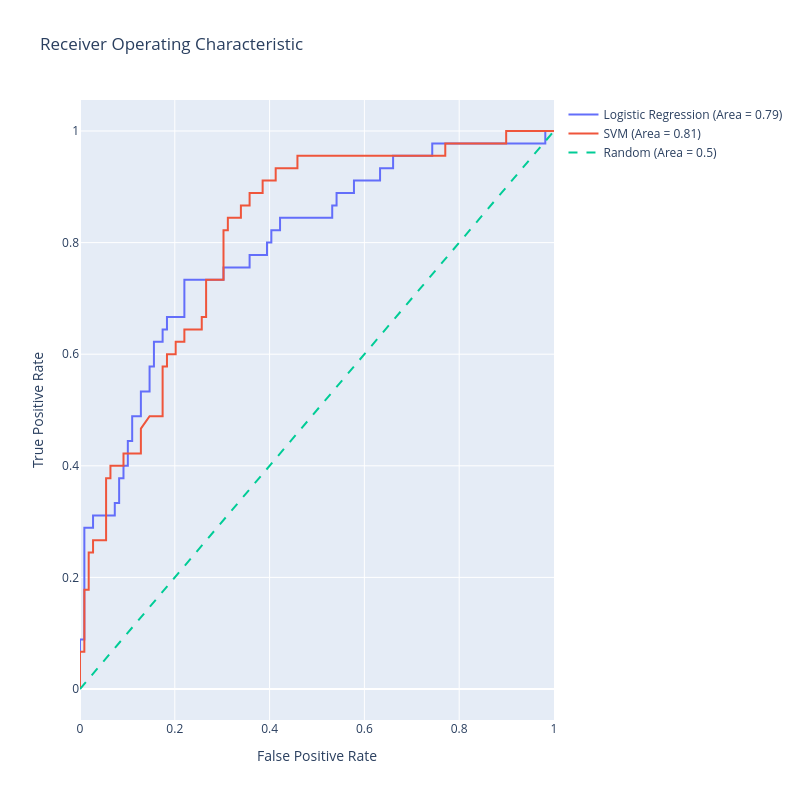

The cell this chart's notebook holds for it:
### Code cell
import numpy as np
import plotly.graph_objects as go
from sklearn.linear_model import LogisticRegression
from sklearn.svm import SVC
from sklearn.metrics import roc_curve, roc_auc_score
from sklearn.preprocessing import StandardScaler

import io
import pandas as pd
import requests

url = 'https://raw.githubusercontent.com/npradaschnor/Pima-Indians-Diabetes-Dataset/master/diabetes.csv'

# SSL verification disable kar ke data fetch karein
response = requests.get(url, verify=False)

# Data ko Pandas dataframe mein convert karein
data = pd.read_csv(io.StringIO(response.text))

X = data.drop('Outcome', axis=1)
y = data['Outcome']

from sklearn.model_selection import train_test_split

X_train, X_test, y_train, y_test = train_test_split(X, y, test_size=0.2, random_state=2)

# Assuming that X_train, X_test, y_train, y_test are already defined

# SVM requires feature scaling for better performance
scaler = StandardScaler()
X_train_scaled = scaler.fit_transform(X_train)
X_test_scaled = scaler.transform(X_test)

# Logistic Regression model
lr_model = LogisticRegression(max_iter=1000)
lr_model.fit(X_train, y_train)
lr_scores = lr_model.predict_proba(X_test)[:,1]

# SVM model
svm_model = SVC(probability=True)
svm_model.fit(X_train_scaled, y_train)
svm_scores = svm_model.predict_proba(X_test_scaled)[:,1]

# Generate ROC curve data for logistic regression model
lr_fpr, lr_tpr, lr_thresholds = roc_curve(y_test, lr_scores)
lr_auc = roc_auc_score(y_test, lr_scores)

# Generate ROC curve data for SVM model
svm_fpr, svm_tpr, svm_thresholds = roc_curve(y_test, svm_scores)
svm_auc = roc_auc_score(y_test, svm_scores)

# Generate a trace for the Logistic Regression ROC curve
trace0 = go.Scatter(
    x=lr_fpr,
    y=lr_tpr,
    mode='lines',
    name=f'Logistic Regression (Area = {lr_auc:.2f})'
)

# Generate a trace for the SVM ROC curve
trace1 = go.Scatter(
    x=svm_fpr,
    y=svm_tpr,
    mode='lines',
    name=f'SVM (Area = {svm_auc:.2f})'
)

# Diagonal line
trace2 = go.Scatter(
    x=[0, 1],
    y=[0, 1],
    mode='lines',
    name='Random (Area = 0.5)',
    line=dict(dash='dash')
)

data = [trace0, trace1, trace2]

# Define layout with square aspect ratio
layout = go.Layout(
    title='Receiver Operating Characteristic',
    xaxis=dict(title='False Positive Rate'),
    yaxis=dict(title='True Positive Rate'),
    autosize=False,
    width=800,
    height=800,
    showlegend=True
)

# Define figure and add data
fig = go.Figure(data=data, layout=layout)

# Show figure
fig.show()

### Figure 1 — Plotly figure (JSON) as saved in the notebook; plotly's stock layout.template omitted (floating-point values rounded to 4 significant figures)
{"data": [{"mode": "lines", "name": "Logistic Regression (Area = 0.79)", "type": "scatter", "x": [0.0, 0.0, 0.0, 0.009174, 0.009174, 0.02752, 0.02752, 0.07339, 0.07339, 0.08257, 0.08257, 0.09174, 0.09174, 0.1009, 0.1009, 0.1101, 0.1101, 0.1284, 0.1284, 0.1468, 0.1468, 0.156, 0.156, 0.1743, 0.1743, 0.1835, 0.1835, 0.2202, 0.2202, 0.3028, 0.3028, 0.3578, 0.3578, 0.3945, 0.3945, 0.4037, 0.4037, 0.422, 0.422, 0.5321, 0.5321, 0.5413, 0.5413, 0.578, 0.578, 0.633, 0.633, 0.6606, 0.6606, 0.7431, 0.7431, 0.9817, 0.9817, 1.0], "y": [0.0, 0.02222, 0.08889, 0.08889, 0.2889, 0.2889, 0.3111, 0.3111, 0.3333, 0.3333, 0.3778, 0.3778, 0.4, 0.4, 0.4444, 0.4444, 0.4889, 0.4889, 0.5333, 0.5333, 0.5778, 0.5778, 0.6222, 0.6222, 0.6444, 0.6444, 0.6667, 0.6667, 0.7333, 0.7333, 0.7556, 0.7556, 0.7778, 0.7778, 0.8, 0.8, 0.8222, 0.8222, 0.8444, 0.8444, 0.8667, 0.8667, 0.8889, 0.8889, 0.9111, 0.9111, 0.9333, 0.9333, 0.9556, 0.9556, 0.9778, 0.9778, 1.0, 1.0]}, {"mode": "lines", "name": "SVM (Area = 0.81)", "type": "scatter", "x": [0.0, 0.0, 0.0, 0.009174, 0.009174, 0.01835, 0.01835, 0.02752, 0.02752, 0.05505, 0.05505, 0.06422, 0.06422, 0.09174, 0.09174, 0.1284, 0.1284, 0.1468, 0.1743, 0.1743, 0.1835, 0.1835, 0.2018, 0.2018, 0.2202, 0.2202, 0.2569, 0.2569, 0.2661, 0.2661, 0.3028, 0.3028, 0.3119, 0.3119, 0.3394, 0.3394, 0.3578, 0.3578, 0.3853, 0.3853, 0.4128, 0.4128, 0.4587, 0.4587, 0.7706, 0.7706, 0.8991, 0.8991, 1.0], "y": [0.0, 0.02222, 0.06667, 0.06667, 0.1778, 0.1778, 0.2444, 0.2444, 0.2667, 0.2667, 0.3778, 0.3778, 0.4, 0.4, 0.4222, 0.4222, 0.4667, 0.4889, 0.4889, 0.5778, 0.5778, 0.6, 0.6, 0.6222, 0.6222, 0.6444, 0.6444, 0.6667, 0.6667, 0.7333, 0.7333, 0.8222, 0.8222, 0.8444, 0.8444, 0.8667, 0.8667, 0.8889, 0.8889, 0.9111, 0.9111, 0.9333, 0.9333, 0.9556, 0.9556, 0.9778, 0.9778, 1.0, 1.0]}, {"line": {"dash": "dash"}, "mode": "lines", "name": "Random (Area = 0.5)", "type": "scatter", "x": [0, 1], "y": [0, 1]}], "layout": {"autosize": false, "height": 800, "showlegend": true, "title": {"text": "Receiver Operating Characteristic"}, "width": 800, "xaxis": {"title": {"text": "False Positive Rate"}}, "yaxis": {"title": {"text": "True Positive Rate"}}}}
